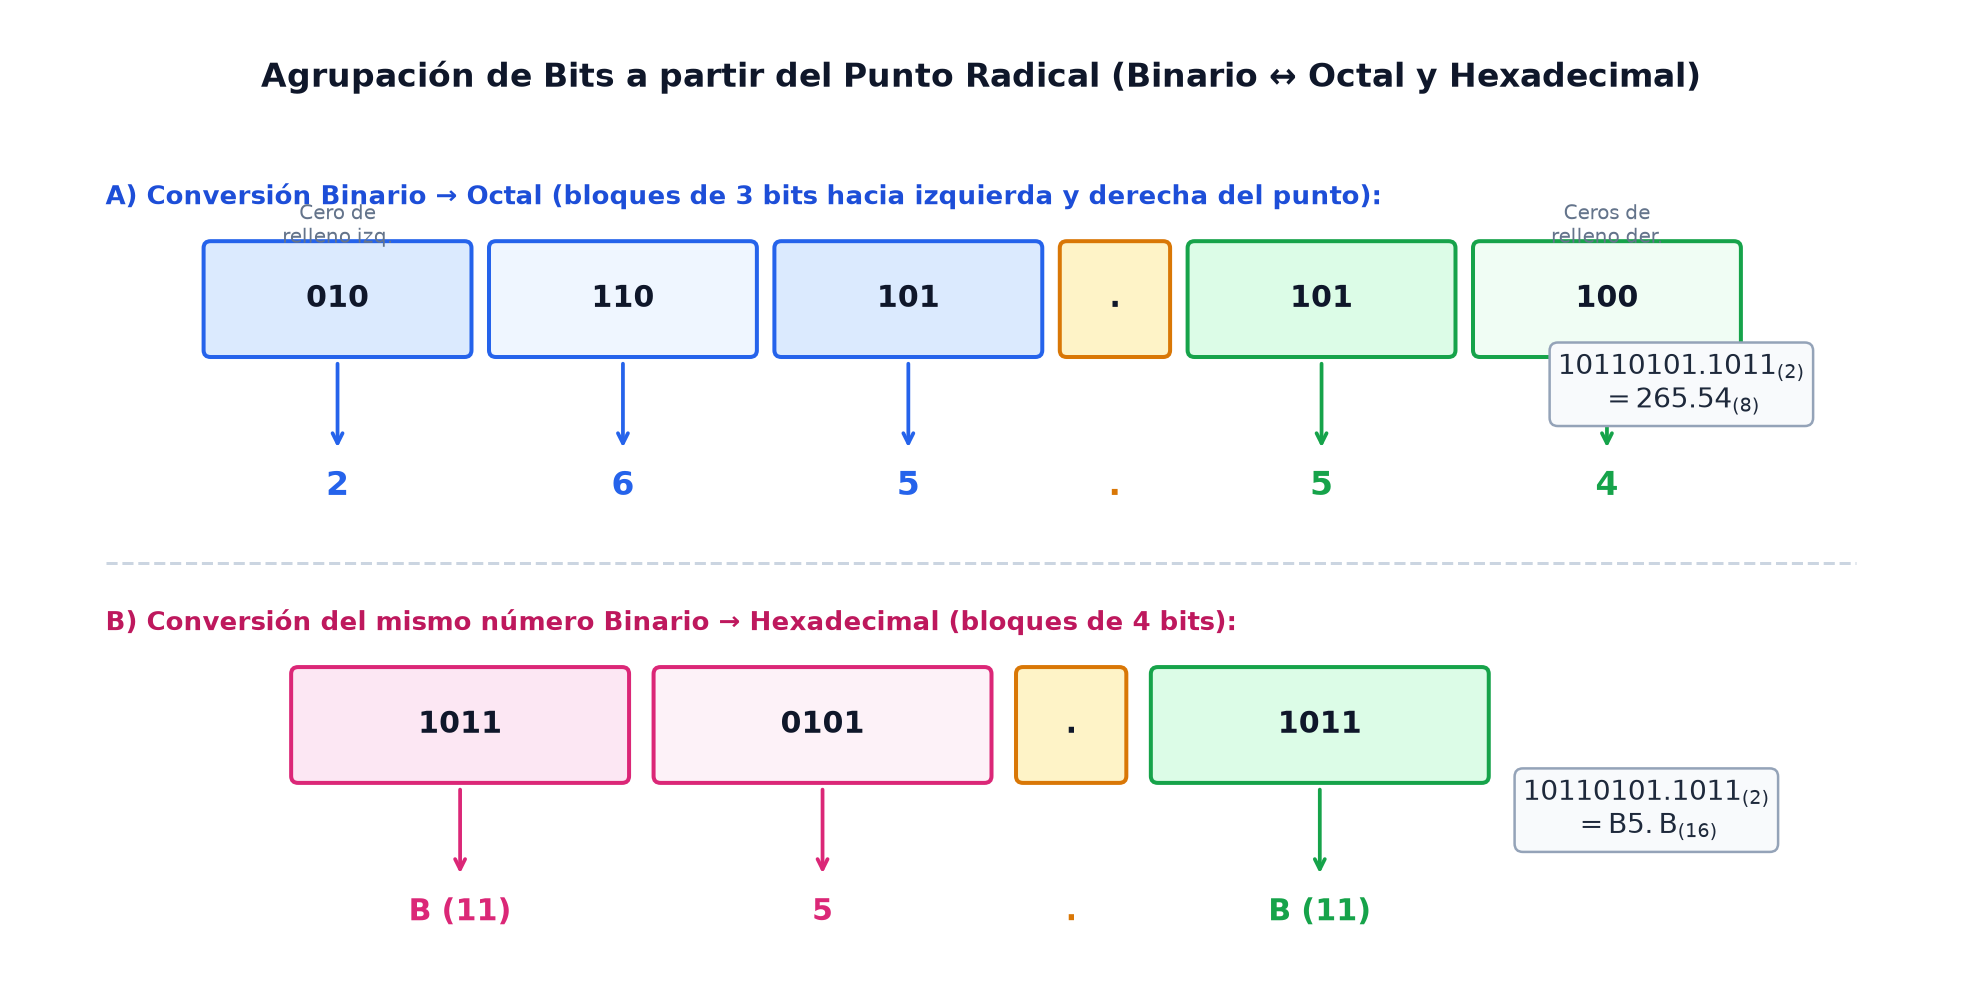

This figure's Python source:
import os
import matplotlib.pyplot as plt
import matplotlib.patches as patches

def main():
    fig, ax = plt.subplots(figsize=(11, 5.6), dpi=180)
    ax.set_xlim(0, 11)
    ax.set_ylim(0, 5.6)
    ax.axis('off')

    ax.text(5.5, 5.25, "Agrupación de Bits a partir del Punto Radical (Binario ↔ Octal y Hexadecimal)",
            ha='center', va='center', fontsize=13, fontweight='bold', color='#0f172a')

    # Example 1: Binary to Octal (groups of 3)
    ax.text(0.5, 4.55, "A) Conversión Binario → Octal (bloques de 3 bits hacia izquierda y derecha del punto):",
            ha='left', va='center', fontsize=10.5, fontweight='bold', color='#1d4ed8')

    oct_blocks = [
        ("010", "2", "#dbeafe", "#2563eb", "Cero de\nrelleno izq."),
        ("110", "6", "#eff6ff", "#2563eb", ""),
        ("101", "5", "#dbeafe", "#2563eb", ""),
        (".", ".", "#fef3c7", "#d97706", "Punto"),
        ("101", "5", "#dcfce7", "#16a34a", ""),
        ("100", "4", "#f0fdf4", "#16a34a", "Ceros de\nrelleno der."),
    ]

    x_cursor = 1.1
    for bits, oct_d, bg, border, note in oct_blocks:
        w = 0.55 if bits == "." else 1.45
        rect = patches.FancyBboxPatch((x_cursor, 3.65), w, 0.6, boxstyle="round,pad=0.04",
                                      facecolor=bg, edgecolor=border, linewidth=1.6)
        ax.add_patch(rect)
        ax.text(x_cursor + w/2, 3.95, bits, ha='center', va='center', fontsize=12, fontweight='bold', color='#0f172a')

        if bits != ".":
            ax.annotate('', xy=(x_cursor + w/2, 3.05), xytext=(x_cursor + w/2, 3.6),
                        arrowprops=dict(arrowstyle='->', color=border, lw=1.5))
        ax.text(x_cursor + w/2, 2.85, oct_d, ha='center', va='center', fontsize=13, fontweight='bold', color=border)
        if note and bits != ".":
            ax.text(x_cursor + w/2, 4.38, note, ha='center', va='center', fontsize=7.8, color='#64748b')
        x_cursor += w + 0.18

    ax.text(9.5, 3.45, r"$10110101.1011_{(2)}$" + "\n" + r"$= 265.54_{(8)}$",
            ha='center', va='center', fontsize=11, fontweight='bold', color='#1e293b',
            bbox=dict(boxstyle='round,pad=0.3', facecolor='#f8fafc', edgecolor='#94a3b8'))

    # Divider
    ax.plot([0.5, 10.5], [2.4, 2.4], linestyle='--', color='#cbd5e1', lw=1.2)

    # Example 2: Binary to Hexadecimal (groups of 4)
    ax.text(0.5, 2.05, "B) Conversión del mismo número Binario → Hexadecimal (bloques de 4 bits):",
            ha='left', va='center', fontsize=10.5, fontweight='bold', color='#be185d')

    hex_blocks = [
        ("1011", "B (11)", "#fce7f3", "#db2777"),
        ("0101", "5", "#fdf2f8", "#db2777"),
        (".", ".", "#fef3c7", "#d97706"),
        ("1011", "B (11)", "#dcfce7", "#16a34a"),
    ]

    x_cursor = 1.6
    for bits, hex_d, bg, border in hex_blocks:
        w = 0.55 if bits == "." else 1.85
        rect = patches.FancyBboxPatch((x_cursor, 1.15), w, 0.6, boxstyle="round,pad=0.04",
                                      facecolor=bg, edgecolor=border, linewidth=1.6)
        ax.add_patch(rect)
        ax.text(x_cursor + w/2, 1.45, bits, ha='center', va='center', fontsize=12, fontweight='bold', color='#0f172a')

        if bits != ".":
            ax.annotate('', xy=(x_cursor + w/2, 0.55), xytext=(x_cursor + w/2, 1.1),
                        arrowprops=dict(arrowstyle='->', color=border, lw=1.5))
        ax.text(x_cursor + w/2, 0.35, hex_d, ha='center', va='center', fontsize=12, fontweight='bold', color=border)
        x_cursor += w + 0.22

    ax.text(9.3, 0.95, r"$10110101.1011_{(2)}$" + "\n" + r"$= \mathrm{B5.B}_{(16)}$",
            ha='center', va='center', fontsize=11, fontweight='bold', color='#1e293b',
            bbox=dict(boxstyle='round,pad=0.3', facecolor='#f8fafc', edgecolor='#94a3b8'))

    plt.tight_layout()
    out_path = os.path.join(os.path.dirname(os.path.abspath(__file__)), "agrupacion-bits-octal-hexadecimal.png")
    plt.savefig(out_path, dpi=180, bbox_inches='tight', facecolor='white')
    plt.close()

if __name__ == "__main__":
    main()
